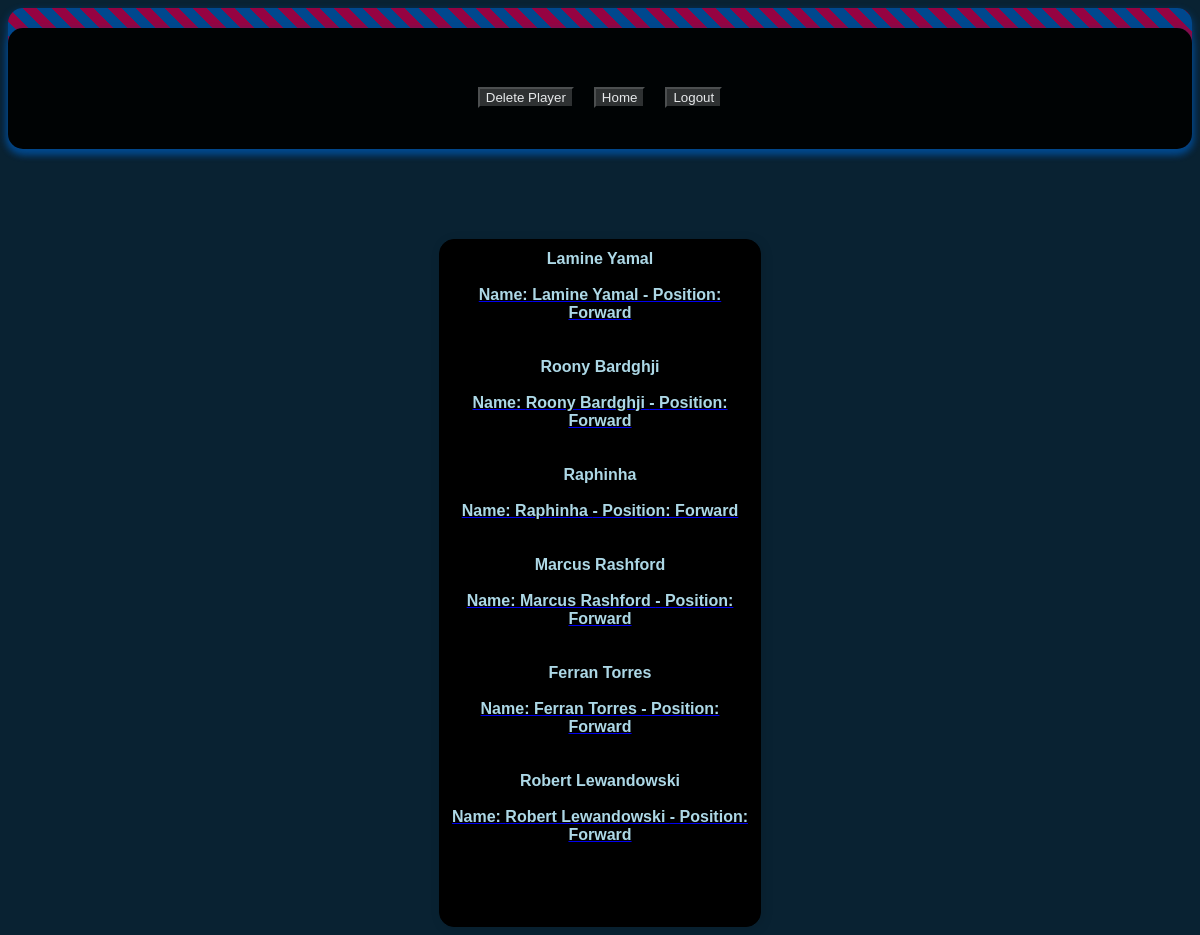
The page /project/template.php?position=Forward (signed in) on the database its author committed.
### tables this page shows
CREATE TABLE `player` (
  `playerName` varchar(25) NOT NULL,
  `squadNum` int(11) NOT NULL,
  `Position` varchar(25) NOT NULL,
  `detailedPos` varchar(25) NOT NULL,
  `Age` int(11) NOT NULL,
  `Nationality` varchar(25) NOT NULL,
  `playerID` int(11) NOT NULL
);

### project/template.php (the view, shortened to what this page needs)
<!DOCTYPE html>
<html lang="en">
    <head>
         <link rel="stylesheet" type="text/css" href="style.css">
    </head>
<body style ="background-color:rgba(9, 34, 50, 1); color:rgba(173, 216, 230, 1);">
  <div class="header">
    <ul style="size: 25cm;">
  <li style="size: 4cm; padding: 10px;">
<form method="post" action="selectPlayer.php">
  <h1><input type="submit" name="submit" value="Delete Player" style="background-color: #333333;  color: white; size: 25mm;"></h1>
</form>
</li>
          <li style="size: 4cm; padding: 10px;">
<form method="post" action="navigTutorial.php">
  <h1><input type="submit" name="submit" value="Home" style="background-color: #333333;  color: white; size: 25mm;"></h1>
</form>
</li>
  <li style="size: 4cm; padding: 10px;">
<form method="post" action="logout.php">
  <h1><input type="submit" name="submit" value="Logout" style="background-color: #333333;  color: white; size: 25mm;"></h1>
</form>
</li>
</ul>
  </div>
    <br>
    <br>
    <br>
    <br>
    <br>
      <div class = "startClass">
    <?php
    $mysqli = new mysqli("localhost", "root", "", "projectsoccer");
    ?>
    <?php
    $position = $_GET['position'];
    $query = "SELECT * FROM player WHERE Position = '$position' ";
    $result = $mysqli->query($query);
    if ($result->num_rows > 0) {
        while($row = $result->fetch_row()) {
          $output = "Name: " . $row[0]. " - Position: " . $row[2].  "<br>";
          $player23 = $row[0];
          echo $player23;
          echo "<br><br>";
          $playerurl="href=detail.php?player=" . urlencode($row[0]);
          echo "<a " . $playerurl . "><span style='color:rgba(173, 216, 230, 1);'>" . $output . "</span></a>";
          echo "<br><br>";
          }
    } else {
        echo "0 results";
    }
    ?>
    <br>
    <br>
        </div>
        </body>
</html>

### project/style.css (style rules this page uses)
.header { width: 100%; text-align: center; padding-top: 20px; opacity: 0.9; background: repeating-linear-gradient( 45deg, #004d98, #004d98 10px, #a50044 10px, #a50044 20px ); background-size: cover; background-position: center; border-radius: 15px; box-shadow: #004d98 0px 4px 8px; }
.startClass { border-radius: 15px; box-shadow: #004d98 0px 4px 8px; border:1px solid black; padding:10px; width:300px; align-items:center; justify-content:center; text-align:center; display:block; margin-left:auto; margin-right:auto; font-family:Arial, sans-serif; background-color:black; box-shadow: 2px 2px 12px rgba(0, 0, 0, 0.1); font-size:16px; color:#333; font-weight:bold; color:rgba(173, 216, 230, 1); }
.header h1 { font-size: 2.5rem; color: rgba(173, 216, 230, 1); text-shadow: 2px 2px 4px rgba(0,0,0,0.3); }
ul { list-style-type: none; margin: 0; padding: 0; background-color: black; display: flex; justify-content: center; size: 25cm; border-radius: 15px; box-shadow: #004d98 0px 4px 8px; }

### rows shown on the page
player: playerName "Lamine Yamal", Position "Forward"
player: playerName "Roony Bardghji", Position "Forward"
player: playerName "Raphinha", Position "Forward"
player: playerName "Marcus Rashford", Position "Forward"
player: playerName "Ferran Torres", Position "Forward"
player: playerName "Robert Lewandowski", Position "Forward"
